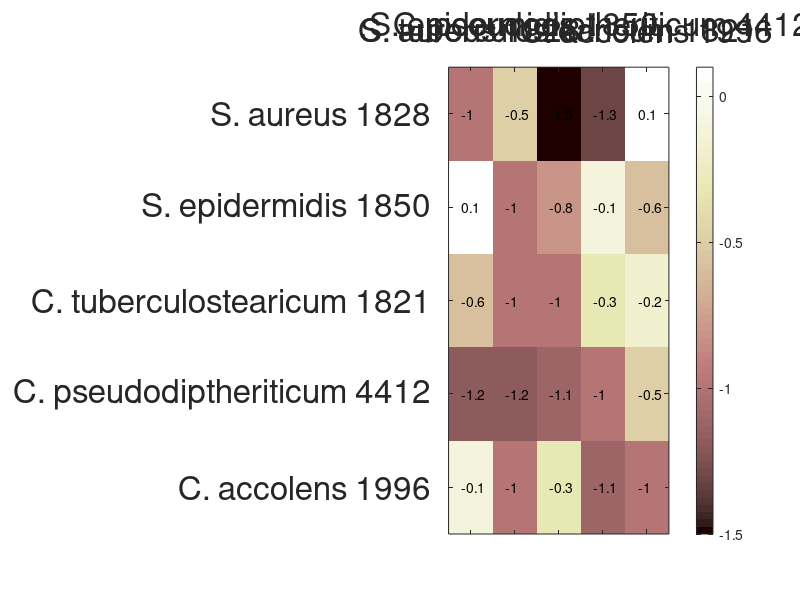
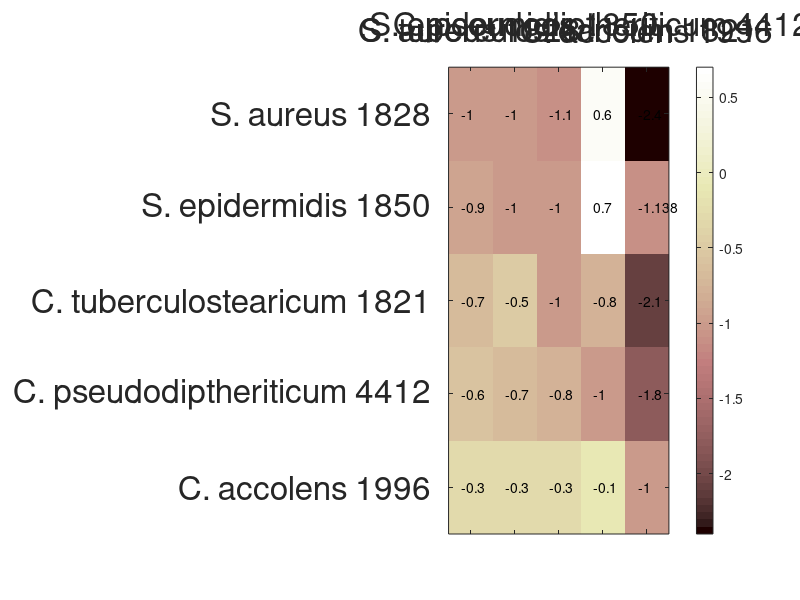

Recreate these plots in MATLAB, in order.
clear
% select the data file
% inpath = '/Applications/interaction assays/';
% infile = 'meancc.xlsx'; 
% filename = 'meancc.xlsx';
% A = xlsread(filename)
% [num,txt,raw] = xlsread('meancc.xlsx')
% imagesc(infile)
% colorbar
%strains order = 1828	1850	1821	4412	1996	


%heatmapforprismin10%thy
matrixmeancc2baad = [-1.0	-0.5	-1.5	-1.3	0.1	
0.1	-1.0	-0.8	-0.1	-0.6	
-0.6	-1.0	-1.0	-0.3	-0.2	
-1.2	-1.2	-1.1	-1.0	-0.5	
-0.1	-1.0	-0.3	-1.1	-1.0];



figure
imagesc (matrixmeancc2baad);
axis ij
colormap pink
set(gca,'XTick',1:5,'YTick',1:5)
xticklabels({'S. aureus 1828','S. epidermidis 1850','C. tuberculostearicum 1821','C. pseudodiptheriticum 4412','C. accolens 1996'})
yticklabels({'S. aureus 1828','S. epidermidis 1850','C. tuberculostearicum 1821','C. pseudodiptheriticum 4412','C. accolens 1996'})
set(gca,'fontsize', 24);

% set(gca,'fontweight', 'bold');
% set(gcf,'XAxisLocation','top')
set(gca,'XAxisLocation','top','YAxisLocation','left','ydir','reverse');
colorbar
for ii = 1:5
    for jj = 1:5
        text(ii-0.2,jj,num2str(matrixmeancc2baad(jj,ii)))
    end
end


%heatmapforprisminbaad
%strains order = 1828	1850	1821	4412	1996	2500
matrixmeancc2baad = [
-1.0	-1.0	-1.1	0.6	 -2.4
-0.9	-1.0	-1.0	0.7	 -1.138
-0.7	-0.5	-1.0	-0.8	-2.1
-0.6	-0.7	-0.8	-1.0	-1.8
-0.3	-0.3	-0.3	-0.1	-1.0];



figure
imagesc (matrixmeancc2baad);
axis ij
colormap pink
set(gca,'XTick',1:5,'YTick',1:5)
xticklabels({'S. aureus 1828','S. epidermidis 1850','C. tuberculostearicum 1821','C. pseudodiptheriticum 4412','C. accolens 1996'})
yticklabels({'S. aureus 1828','S. epidermidis 1850','C. tuberculostearicum 1821','C. pseudodiptheriticum 4412','C. accolens 1996'})
set(gca,'fontsize', 24);

% set(gca,'fontweight', 'bold');
% set(gcf,'XAxisLocation','top')
set(gca,'XAxisLocation','top','YAxisLocation','left','ydir','reverse');
colorbar
for ii = 1:5
    for jj = 1:5
        text(ii-0.2,jj,num2str(matrixmeancc2baad(jj,ii)))
    end
end
